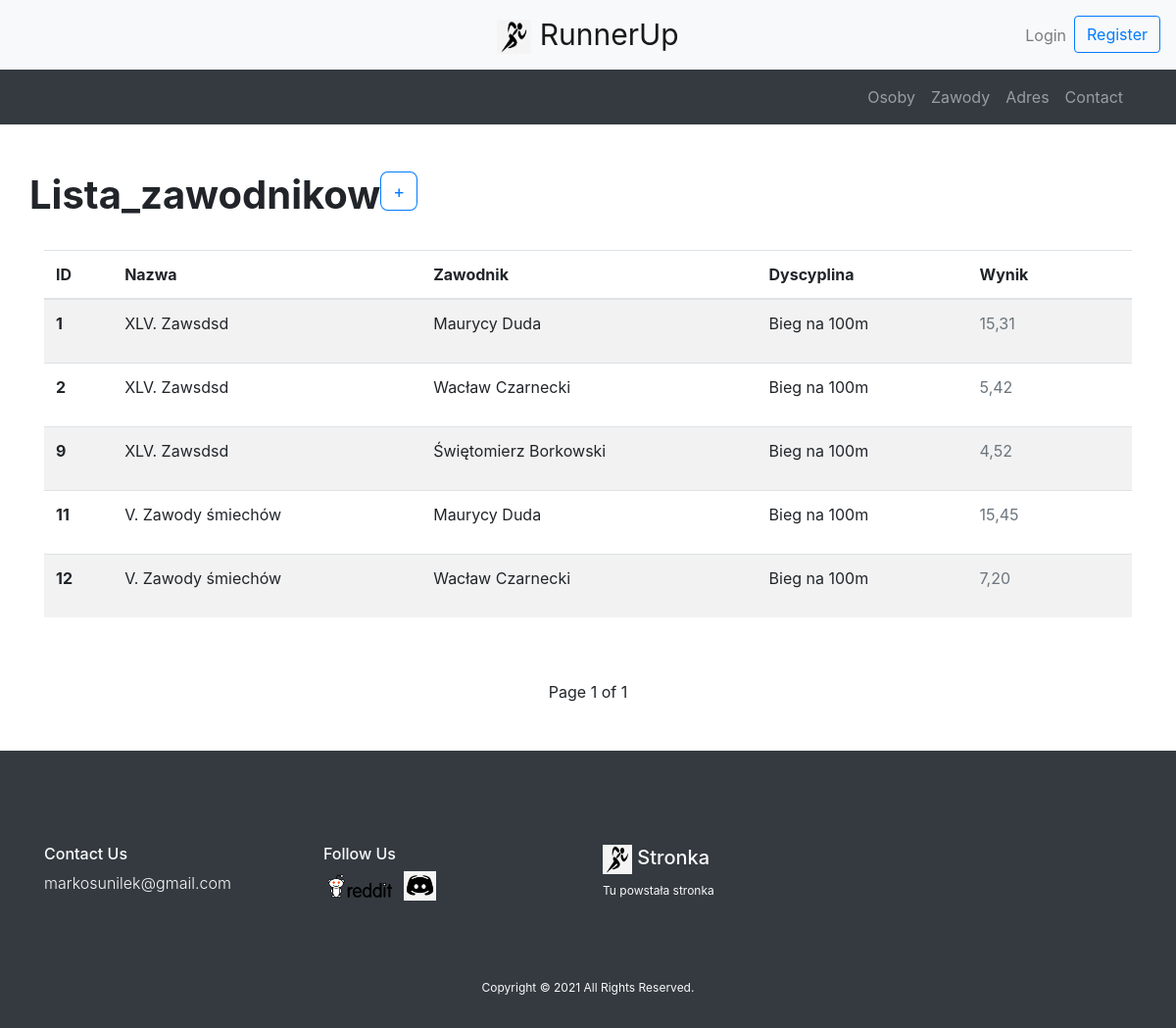
The page /lista_zawodnikow/ on the database its author committed.
### polls/models.py (models this page shows, shortened)
class Lista_Zawodnikow(models.Model):
    Osoba = models.ForeignKey(Osoba, on_delete=models.CASCADE, null=True)
    Zawody = models.ForeignKey(Zawody, on_delete=models.CASCADE, null=True)
    Dyscyplina = models.ForeignKey(Dyscyplina, on_delete=models.CASCADE, null=True)
    Czas_Odleglosc = models.DecimalField(default=0, max_digits=6, decimal_places=2, null=True, blank=True)

class Zawody(models.Model):
    zawody_nazwa = models.CharField(max_length=200, verbose_name='Nazwa')
    zawody_data = models.DateTimeField(default=return_date_time, verbose_name='Kiedy', help_text='<em>DD.MM.YYYY HH:MM</em>')
    aff_url = models.SlugField(blank=True, null=True, help_text='wyrazy-oddzielone-myslnikami')
    zawody_pub = models.DateTimeField(auto_now_add=True)
    stadion = models.ForeignKey(Stadion, on_delete=models.CASCADE)
    def __str__(self):
        return self.zawody_nazwa

class Osoba(models.Model):
    Trener = 'trener'
    Zawodnik = 'zawodnik'
    STATUS = (
        (Zawodnik, 'Konto zawodnika'),
        (Trener, 'Konto trenera'),
    )
    imie = models.CharField(max_length=50, blank=False, null=False, verbose_name='Imię')
    nazwisko = models.CharField(max_length=50, blank=False, null=False, verbose_name='Nazwisko')
    data_urodzenia = models.DateField(default=timezone.now, blank=False, null=False, verbose_name='Data Urodzenia', help_text='dd.mm.rrrr')
    telefon = PhoneNumberField()
    email = models.EmailField(blank=True, null=True, verbose_name='Email')
    zdjecie = models.ImageField(upload_to="polls/images/", null=True, blank=True, verbose_name='Zdjęcie')
    adres = models.ForeignKey(Adres, on_delete=models.SET_NULL, blank=False, null=True)
    team = models.ManyToManyField(Team)
    status = models.CharField(max_length=20, choices=STATUS, default=Zawodnik)
    def __str__(self):
        return self.razem()
    def razem(self):
        return "{} {} ({})".format(self.imie, self.nazwisko, self.status)

class Dyscyplina(models.Model):
    dyscyplina_nazwa = models.CharField(max_length=100, blank=False, null=False)
    zaw_1 = models.ForeignKey(Osoba, on_delete=models.SET_NULL, null=True, related_name='uno')
    top_1 = models.DecimalField(default=0, max_digits=6, decimal_places=2, null=True, blank=True)
    zaw_2 = models.ForeignKey(Osoba, on_delete=models.SET_NULL, null=True, related_name='dos')
    top_2 = models.DecimalField(default=0, max_digits=6, decimal_places=2, null=True, blank=True)
    zaw_3 = models.ForeignKey(Osoba, on_delete=models.SET_NULL, null=True, related_name='tres')
    top_3 = models.DecimalField(default=0, max_digits=6, decimal_places=2, null=True, blank=True)
    def __str__(self):
        return self.dyscyplina_nazwa

### polls/views.py (the view, shortened to what this page needs)
# urls.py: path('lista_zawodnikow/', views.lista_zawodnikow, name='lz'),
def lista_zawodnikow(request):
    lz = Lista_Zawodnikow.objects.all()
    paginator = Paginator(lz, 6)
    page_number = request.GET.get('page')
    page_obj = paginator.get_page(page_number)
    ulz = LZForm()
    return render(request=request, template_name="lista_zawodnikow.html", context={"page_obj": page_obj, "ulz": ulz,
                                                                                   })

### templates/lista_zawodnikow.html (shortened to what this page needs)
{% extends "header.html" %}
{% load crispy_forms_filters %}
{% block content %}
    {% load crispy_forms_tags %}
    <div class="container py-5">
        <div class="row">
            <h1 class="font-weight-bold">Lista_zawodnikow</h1>
            {% if user.is_superuser %}
                <button type="button" class="btn btn-outline-primary align-top" style="font-size:18px; border-radius: 20%; height: 40px;" data-toggle="modal" data-target="#lzModal">+</button>
            {% elif user.is_authenticated %}
                <a tabindex="0" class="btn-xs btn-outline-danger align-top disabled text-nowrap" style="height: 0" role="button" data-toggle="popover" data-trigger="focus" title="Brak uprawnień" data-content="Nie posiadasz wystarczających uprawnień do tego typu akcji">X</a>
            {% else %}
                <a href="/register/" class="btn btn-outline-primary align-top" style="font-size:18px; border-radius: 20%; height: 40px;">+</a>
            {% endif %}
        </div>
        <br>
        <table class="table table-striped table-hover">
            <thead>
            <tr>
                <th scope="col">ID</th>
                <th scope="col">Nazwa</th>
                <th scope="col">Zawodnik</th>
                <th scope="col">Dyscyplina</th>
                <th scope="col">Wynik</th>
                <th scope="col"></th>
            </tr>
            </thead>
            <tbody>
            {% for l in page_obj %}
                <tr>
                    <th scope="row">{{ l.id }}</th>
                    <td>
                        <a href="/zawody/{{ l.Zawody.aff_url }}" style="color: inherit;">
                            {{ l.Zawody }}
                        </a>
                    </td>
                    <td><p class="data">{{ l.Osoba.imie }} {{ l.Osoba.nazwisko }}</p></td>
                    <td><p class="dataTables_wrapper">{{ l.Dyscyplina }}</p></td>
                    <td><p class="text-muted"> {{ l.Czas_Odleglosc }}</p></td>
                    <td>
                    </td>
                </tr>
            {% endfor %}
            </tbody>
        </table>
    </div>
    <div class="container">
        <div class="pagination justify-content-center">
                <span class="step-links">
                    <span class="current">
                        Page {{ page_obj.number }} of {{ page_obj.paginator.num_pages }}
                    </span>
                </span>
        </div>
    </div>
{% endblock %}

### rows shown on the page
Lista_Zawodnikow: id "1", Zawody "XLV. Zawsdsd", Osoba.imie "Maurycy", Osoba.nazwisko "Duda", Dyscyplina "Bieg na 100m", Czas_Odleglosc "15,31"
Lista_Zawodnikow: id "2", Zawody "XLV. Zawsdsd", Osoba.imie "Wacław", Osoba.nazwisko "Czarnecki", Dyscyplina "Bieg na 100m", Czas_Odleglosc "5,42"
Lista_Zawodnikow: id "9", Zawody "XLV. Zawsdsd", Osoba.imie "Świętomierz", Osoba.nazwisko "Borkowski", Dyscyplina "Bieg na 100m", Czas_Odleglosc "4,52"
Lista_Zawodnikow: id "11", Zawody "V. Zawody śmiechów", Osoba.imie "Maurycy", Osoba.nazwisko "Duda", Dyscyplina "Bieg na 100m", Czas_Odleglosc "15,45"
Lista_Zawodnikow: id "12", Zawody "V. Zawody śmiechów", Osoba.imie "Wacław", Osoba.nazwisko "Czarnecki", Dyscyplina "Bieg na 100m", Czas_Odleglosc "7,20"

### other values the page prints
{{ page_obj.number }} "1"
{{ page_obj.paginator.num_pages }} "1"
